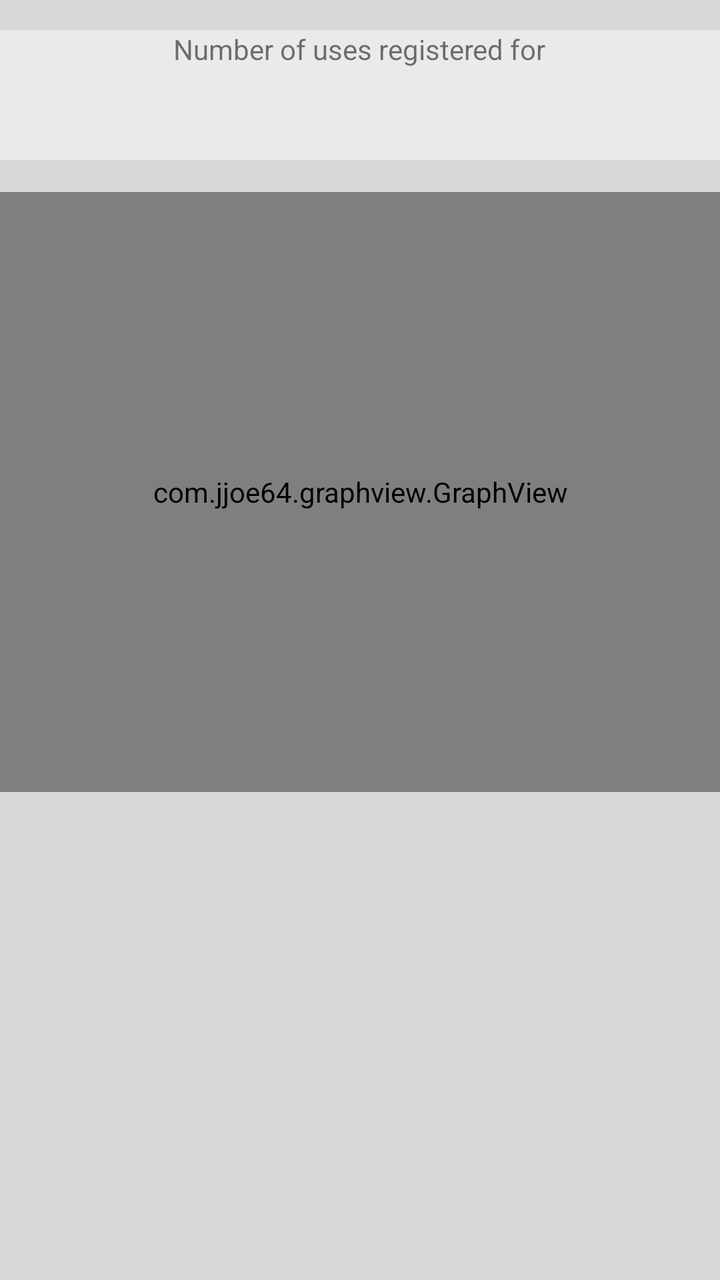
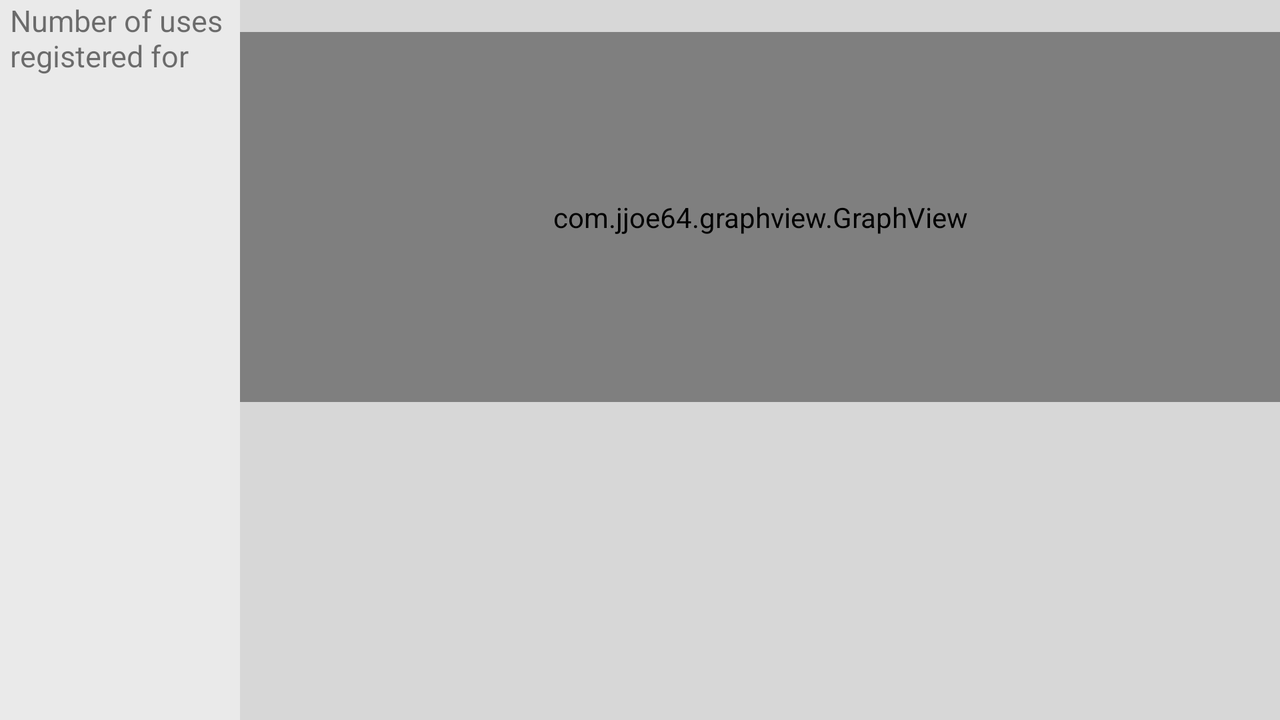

Two renders of one Android screen. The first uses the default layout on a phone; the second uses the alternative layout the repository ships for a different screen configuration, on a matching device. The two XML files are below.
<!-- AndroidManifest.xml: application theme MinTheme -->
<!-- res/layout/fragment_dag.xml -->
<LinearLayout xmlns:android="http://schemas.android.com/apk/res/android"
    xmlns:tools="http://schemas.android.com/tools"
    android:layout_width="match_parent"
    android:layout_height="match_parent"
    android:orientation="vertical"
    android:background="@color/windowBackground"
    tools:context="com.example.s198515_mappe3.fragmenter.DagFragment">


        <LinearLayout
            android:layout_width="match_parent"
            android:layout_height="wrap_content"
            android:orientation="vertical"
            android:background="@color/windowBackground_light"
            android:layout_marginTop="@dimen/fragment_padding_updown"
            >
            <TextView
                android:layout_width="wrap_content"
                android:layout_height="wrap_content"
                android:paddingStart="@dimen/fragment_padding_side"
                android:paddingEnd="@dimen/fragment_padding_side"
                android:text="@string/text_uses_day"
                android:layout_gravity="center"
                android:textSize="14sp"

                />
            <TextView
                android:layout_width="wrap_content"
                android:layout_height="wrap_content"
                android:paddingStart="@dimen/fragment_padding_side"
                android:paddingEnd="@dimen/fragment_padding_side"
                android:layout_gravity="center"
                android:textSize="14sp"
                android:id="@+id/text_use_on_day"
                />
            <TextView
                android:layout_width="wrap_content"
                android:layout_height="wrap_content"
                android:paddingStart="@dimen/fragment_padding_side"
                android:paddingEnd="@dimen/fragment_padding_side"
                android:layout_gravity="center"
                android:textSize="20sp"
                android:textStyle="bold"
                android:textColor="@color/black"
                android:id="@+id/text_use_on_day_count"
                />

        </LinearLayout>




        <com.jjoe64.graphview.GraphView
            android:layout_width="match_parent"
            android:layout_height="300dp"
            android:layout_marginTop="@dimen/activity_vertical_margin"
            android:id="@+id/graph_day" />

</LinearLayout>
<!-- resources referenced by this layout -->
<resources>
  <color name="black">#000000</color>
  <color name="windowBackground">#d7d7d7</color>
  <color name="windowBackground_light">#eaeaea</color>
  <dimen name="activity_vertical_margin">16dp</dimen>
  <dimen name="fragment_padding_side">5dp</dimen>
  <dimen name="fragment_padding_updown">15dp</dimen>
  <string name="text_uses_day">Number of uses registered for</string>
  <style name="MinTheme" parent="MinTheme.Base">
  
      </style>
  <style name="MinTheme.Base" parent="Theme.AppCompat.Light.DarkActionBar">
          <item name="windowNoTitle">true</item>
          <item name="windowActionBar">false</item>
          <item name="colorPrimary">@color/colorPrimary</item>
          <item name="colorPrimaryDark">@color/colorPrimaryDark</item>
          <item name="colorAccent">@color/colorAccent</item>
      </style>
  <color name="colorPrimary">#357c24</color>
  <color name="colorPrimaryDark">#22431e</color>
  <color name="colorAccent">#a4e8ac</color>
</resources>
<!-- res/layout-land/fragment_dag.xml (the repository's variant of the layout above) -->
<!-- drawn on the phone turned sideways -->
<LinearLayout xmlns:android="http://schemas.android.com/apk/res/android"
    xmlns:tools="http://schemas.android.com/tools"
    android:layout_width="match_parent"
    android:layout_height="match_parent"
    android:orientation="horizontal"
    android:background="@color/windowBackground"
    tools:context="com.example.s198515_mappe3.fragmenter.DagFragment">



        <LinearLayout
            android:layout_width="120dp"
            android:layout_height="match_parent"
            android:orientation="vertical"
            android:background="@color/windowBackground_light"
            >
            <TextView
                android:layout_width="wrap_content"
                android:layout_height="wrap_content"
                android:paddingStart="@dimen/fragment_padding_side"
                android:paddingEnd="@dimen/fragment_padding_side"
                android:text="@string/text_uses_day"
                android:textSize="15sp"

                />
            <TextView
                android:layout_width="wrap_content"
                android:layout_height="wrap_content"
                android:paddingStart="@dimen/fragment_padding_side"
                android:paddingEnd="@dimen/fragment_padding_side"
                android:textSize="15sp"
                android:id="@+id/text_use_on_day"
                />
            <TextView
                android:layout_width="wrap_content"
                android:layout_height="wrap_content"
                android:paddingStart="@dimen/fragment_padding_side"
                android:paddingEnd="@dimen/fragment_padding_side"
                android:paddingTop="@dimen/fragment_padding_updown"
                android:layout_gravity="center"
                android:textSize="30sp"
                android:textStyle="bold"
                android:textColor="@color/black"
                android:id="@+id/text_use_on_day_count"
                />

        </LinearLayout>




        <com.jjoe64.graphview.GraphView
            android:layout_width="match_parent"
            android:layout_height="185dp"
            android:layout_marginTop="@dimen/activity_vertical_margin"
            android:id="@+id/graph_day" />



</LinearLayout>
